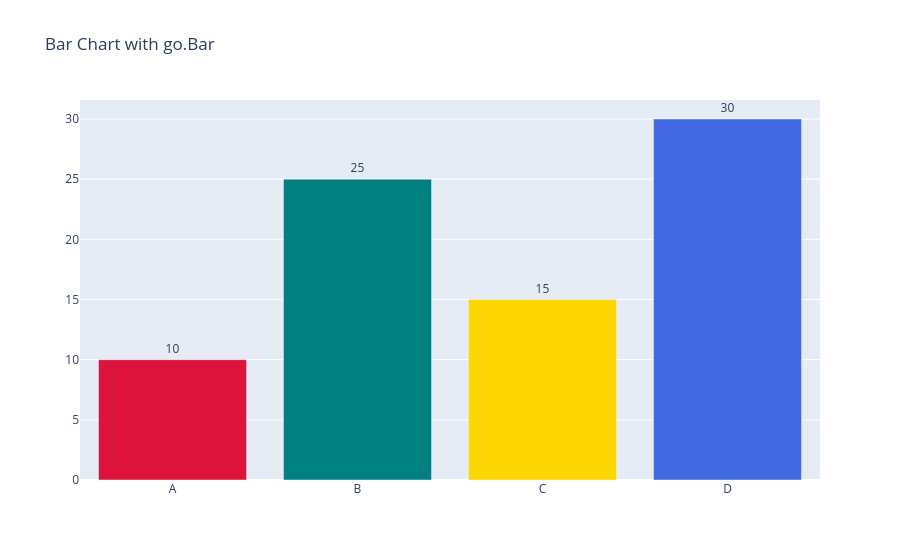

Write notebook code for a chart like this one.
### Code cell
# bar chart

fig = go.Figure()
fig.add_trace(go.Bar(
    x=['A', 'B', 'C', 'D'],
    y=[10, 25, 15, 30],
    marker=dict(color=['crimson', 'teal', 'gold', 'royalblue']),
    text=[10, 25, 15, 30],
    textposition='outside',
    name='Values'
))

fig.update_layout(title='Bar Chart with go.Bar')
fig.show()

### Figure 1 — Plotly figure (JSON) as saved in the notebook; plotly's stock layout.template omitted (floating-point values rounded to 4 significant figures)
{"data": [{"marker": {"color": ["crimson", "teal", "gold", "royalblue"]}, "name": "Values", "text": ["10", "25", "15", "30"], "textposition": "outside", "type": "bar", "x": ["A", "B", "C", "D"], "y": [10, 25, 15, 30]}], "layout": {"title": {"text": "Bar Chart with go.Bar"}}}
